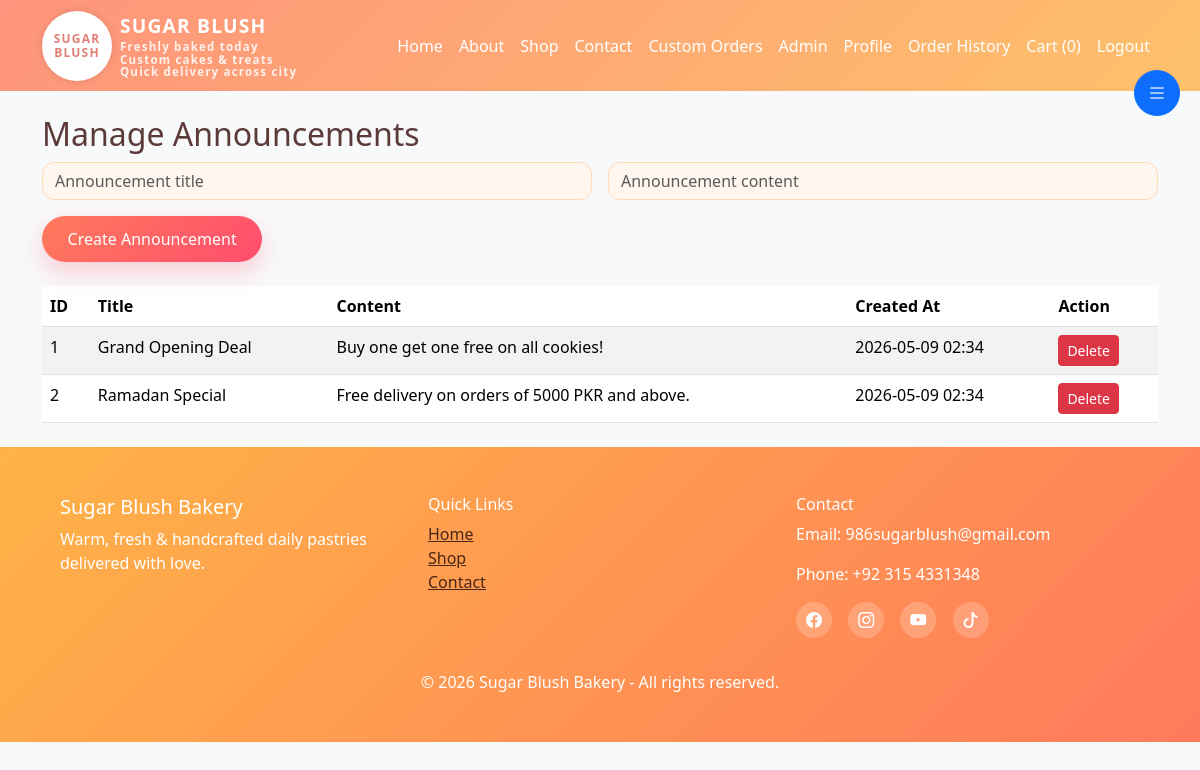
Screenshot of /admin/announcements (signed in) with the database file from the repository.
### models.py (models this page shows)
class Announcement(db.Model):
    id = db.Column(db.Integer, primary_key=True)
    title = db.Column(db.String(120), nullable=False)
    content = db.Column(db.Text, nullable=False)
    created_at = db.Column(db.DateTime, default=datetime.utcnow)

### app.py (the view, shortened to what this page needs)
@app.route('/admin/announcements', methods=['GET', 'POST'])
@login_required
@admin_required
def admin_announcements():
    ann = Announcement.query.order_by(Announcement.created_at.desc()).all()
    return render_template('admin/announcements.html', announcements=ann)

### app.py (called while the page is built)
@login_manager.user_loader
def load_user(user_id):
    return User.query.get(int(user_id))

def admin_required(f):
    @wraps(f)
    def decorated_function(*args, **kwargs):
        if not current_user.is_authenticated or current_user.role != 'admin':
            flash('Admin access required', 'danger')
            return redirect(url_for('login'))
        return f(*args, **kwargs)
    return decorated_function

### templates/admin/announcements.html (shortened to what this page needs)
{% extends 'base.html' %}
{% block content %}
<h2>Manage Announcements</h2>
<form method="post" class="row g-3 mb-4">
  <div class="col-md-6"><input class="form-control" name="title" placeholder="Announcement title" required></div>
  <div class="col-md-6"><input class="form-control" name="content" placeholder="Announcement content" required></div>
  <div class="col-12"><button class="btn btn-gradient">Create Announcement</button></div>
</form>
<table class="table table-striped">
  <thead><tr><th>ID</th><th>Title</th><th>Content</th><th>Created At</th><th>Action</th></tr></thead>
  <tbody>
    {% for ann in announcements %}
    <tr>
      <td>{{ ann.id }}</td>
      <td>{{ ann.title }}</td>
      <td>{{ ann.content }}</td>
      <td>{{ ann.created_at.strftime('%Y-%m-%d %H:%M') }}</td>
      <td><a class="btn btn-sm btn-danger" href="{{ url_for('delete_announcement', id=ann.id) }}">Delete</a></td>
    </tr>
    {% endfor %}
  </tbody>
</table>
{% endblock %}

### static/css/style.css (style rules this page uses)
body { background: #FFF7F3; color: #5B3A3A; font-family: 'Segoe UI', Tahoma, Geneva, Verdana, sans-serif; }
:root { --primary: #FF7A5C; --secondary: #FFB347; --accent: #FF4D6D; --light: #FFF7F3; --mid: #FFD7BA; --text: #5B3A3A; }
.btn-gradient { border: none; color: #fff; border-radius: 30px; padding: 0.7rem 1.6rem; background: linear-gradient(130deg,#FF7A5C,#FF4D6D); box-shadow: 0 10px 25px rgba(255,77,109,.25); transition: transform .25s ease, box-shadow .25s ease; }
.form-control { border-radius: 12px; border: 1px solid #FFDAB5; background-color: #FFF6EE; transition: border-color .25s, box-shadow .25s; }

### rows the page displays
Announcement: id "1", title "Grand Opening Deal", content "Buy one get one free on all cookies!", created_at "2026-05-09 02:34"
Announcement: id "2", title "Ramadan Special", content "Free delivery on orders of 5000 PKR and above.", created_at "2026-05-09 02:34"

### other values shown
{{ cart_count }} "0"
